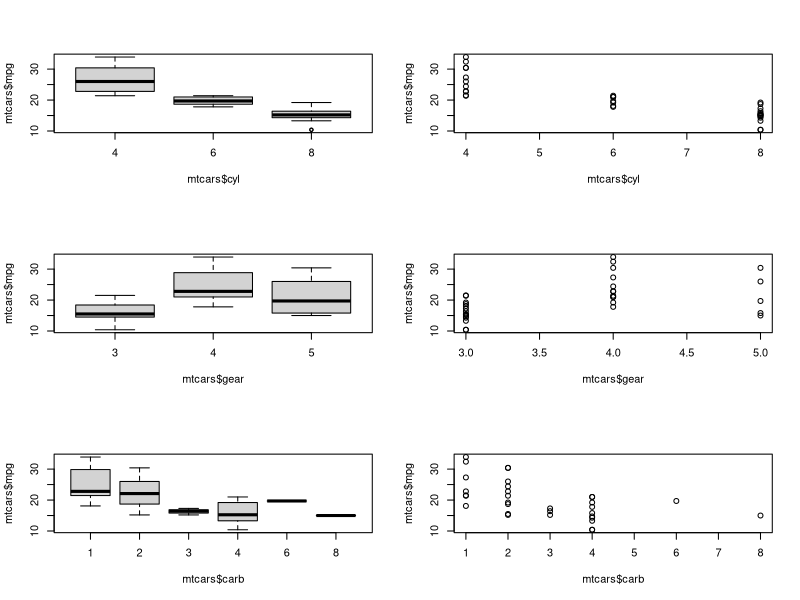
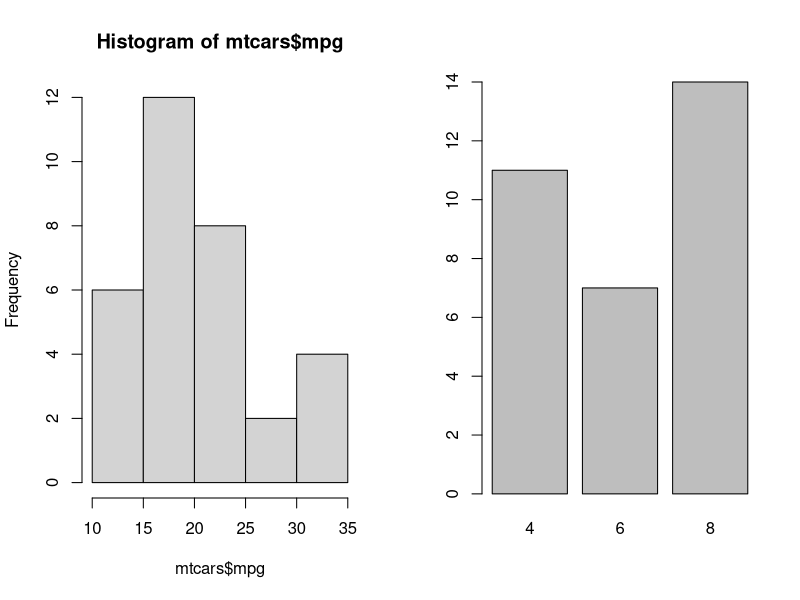
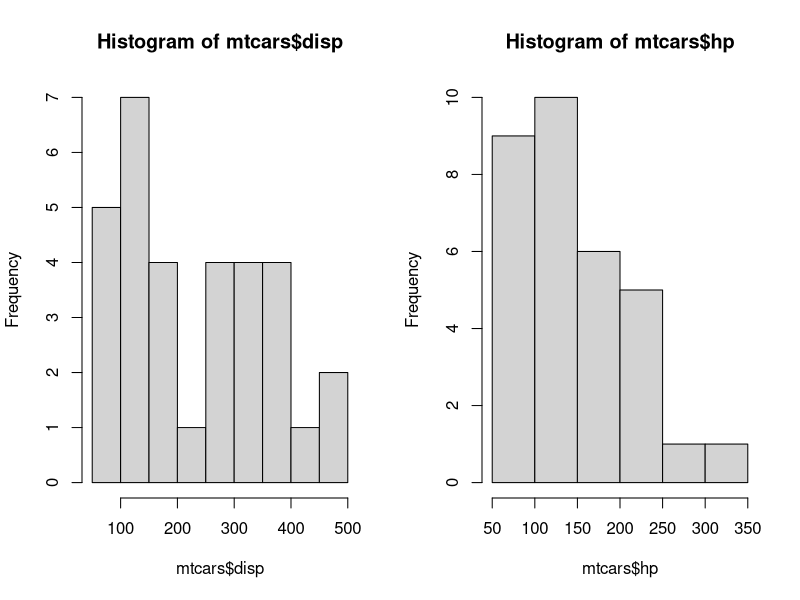
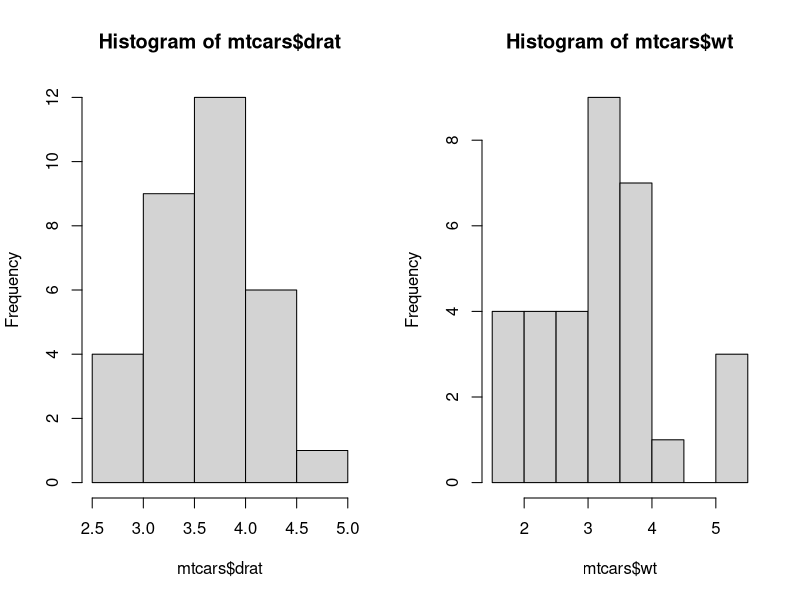
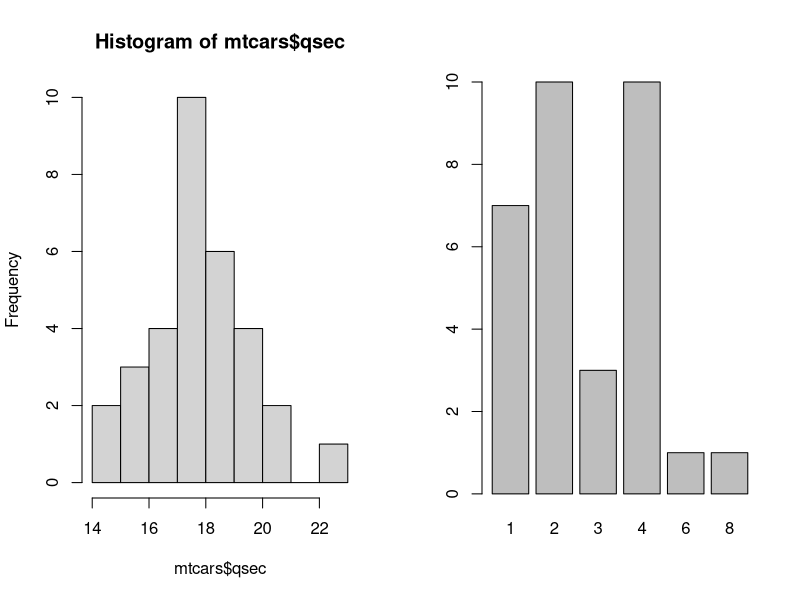
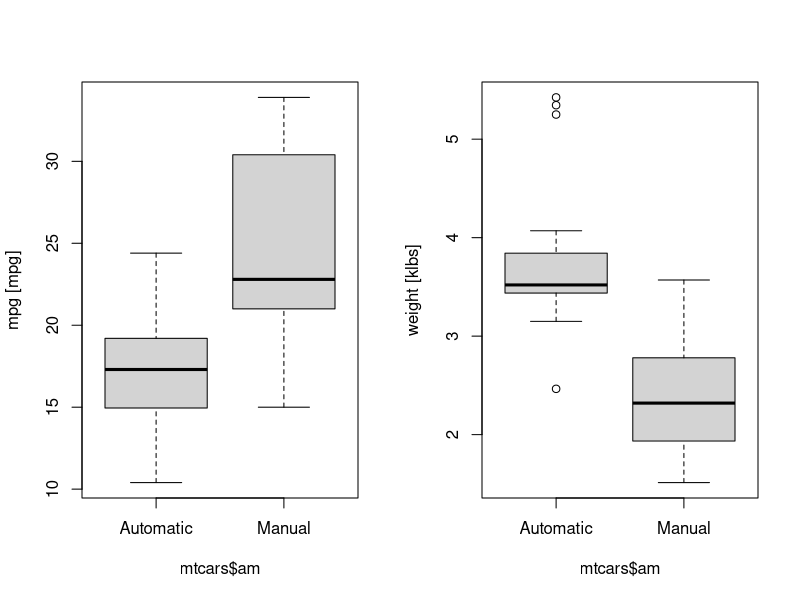
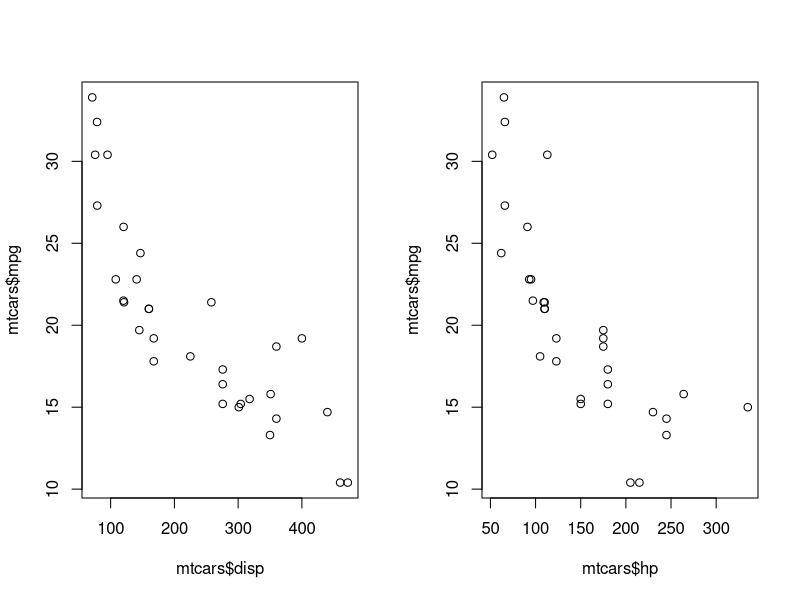
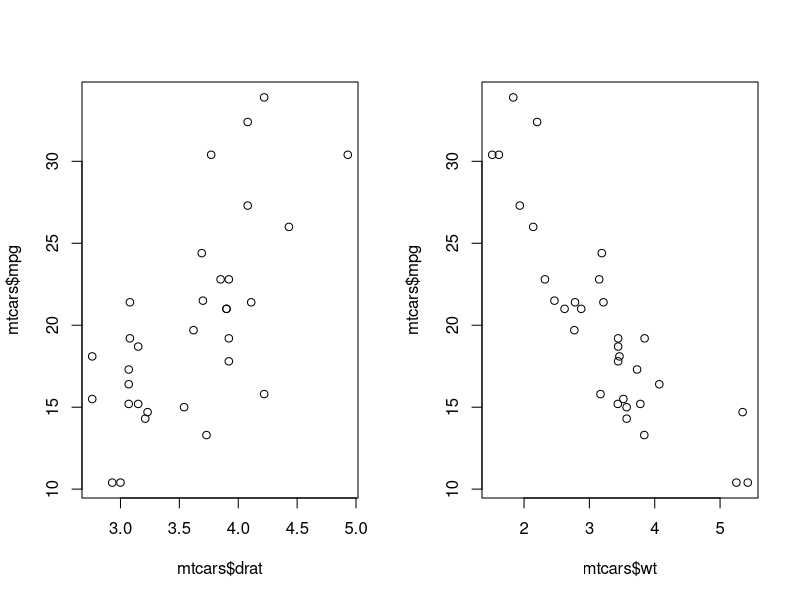

Generate these figures, in order, with R:
## ---- chunk 1

knitr::opts_chunk$set(echo = TRUE)

# Create a function to fit, summarize, and sort models from input variables
FitAndSortModels <- function(data, response, predictors.unique,
                             predictors.repeat = NULL) {
  # Assembles formulas to be used as input for lm, fits models, displays summary
  # statistics side-by-side, and sorts the result by decreasing adj. R-squared
  #
  # Args:
  #   data: the data set containing the variables, passed to lm
  #   response: A chr vector of the variable to be predicted by the others
  #   predictors.unique: A chr vector of variables to iterate (fit 1 model each)
  #   predictors.repeat: A chr vector of variables to repeat in all models
  #
  # Returns:
  #   A tibble containing the model formulas, model objects, and summary stats
  #
  # First build a vector of formulas from the character vectors of variables
  formula.vector <- MakeLmInput(response = response,
                                predictors.unique = predictors.unique,
                                predictors.repeat = predictors.repeat)
  # Next make a tibble which stores the model results alongside the formulas
  table.1 <- tibble(model.name = formula.vector) %>%
    mutate(model.object = map(model.name, lm, data = data))
  # Next make a tibble which collects summary statistics for each model
  table.2 <- table.1$model.object %>%  # List of the models
    map(GetModelStats) %>%  # Apply function to each element, output as list
    bind_rows()  # Condense the list down to a tibble
  # Lastly bind the two tibbles together and sort by decreasing adj. R-Squared
  result <- bind_cols(table.1, table.2) %>%
    arrange(desc(Ad.R.Squared))
  result  # Return the tibble
}

# Create a function to assemble lm formulas from input varibles
MakeLmInput <- function(response, predictors.unique, predictors.repeat = NULL) {
  # Assembles character vectors into formulas to be used as input for lm
  #
  # Args:
  #   response: A chr vector of the variable to be predicted by the others
  #   predictors.unique: A chr vector of variables to iterate (fit 1 model each)
  #   predictors.repeat: A chr vector of variables to appear in all models
  #
  # Returns:
  #   A character vector of "formulas" which can be coerced into actual
  #   formulas by lm.
  #
  # The pasting is slightly different depending if any variables will be
  # repeated in all the models, the if statement below handles this
  if (is.null(predictors.repeat)) {
    repeated.portion <- paste(response, "~") # Looks like "mpg ~"
    separator <- " "  # Additional varible is added to the right with a space
  } else {
    repeated.portion <- paste(predictors.repeat, collapse = " + ") %>%
      paste(response, ., sep = " ~ ")  # Looks like "mpg ~ var"
    separator <- " + "  # Additonal variable is added to the right with "+"
  }
  # The variables are pasted below, the repeated portion is recycled for each of
  # the unique predictors. The output vector has length(predictors.unique)
  paste(repeated.portion, predictors.unique, sep = separator)
}

# Create a function to collect summary statistics for an individual model object
GetModelStats <- function(model) {
  # Returns a tibble of stats for given model object
  #
  # Args:
  #   model: an object containing results returned by a model function (e.g. lm)
  #
  # Returns:
  #   A tibble object of the R-Squared, Adj. R-Squared, and p-value of the model
  tibble(R.Squared = summary(model)$r.squared,
         Ad.R.Squared = summary(model)$adj.r.squared,
         model.pvalue = anova(model)$`Pr(>F)`[[1]])  # Easier to get from anova
}

## ---- chunk 2

# Messages suppressed for this code chunk
library(datasets)  # For the mtcars data
library(tidyverse)
library(car)  # For the VIF function

# Load and view some information about the data
data("mtcars")
mtcars <- as_tibble(mtcars, rownames = "vehicle")  # Put row names in a column
str(mtcars)  # Check structure, all numeric besides vehicle names

## ---- chunk 3

# Figure output is suppressed in this code chunk
# Check if the discrete variables should be treated as numeric or categorical
par(mfrow = c(3, 2))  # Setup plot space
boxplot(mtcars$mpg ~ mtcars$cyl)
plot(mtcars$mpg ~ mtcars$cyl)  # Only three levels, but decreases mostly linear
boxplot(mtcars$mpg ~ mtcars$gear)
plot(mtcars$mpg ~ mtcars$gear)  # Only three levels, shaped like inverted V
boxplot(mtcars$mpg ~ mtcars$carb)
plot(mtcars$mpg ~ mtcars$carb)  # Six levels, and decreasing somewhat linearly
# Based on the checks above, cyl and carb will be treated as numeric and gear
# will be treated as categorical

# Proceed with converting data types
mtcars <- mtcars %>%
  mutate(vs = as.factor(vs)) %>%
  mutate(am = as.factor(am)) %>%
  mutate(gear = as.factor(gear))

# The vs and am variables are coded with zeros and ones, but it will be easier
# to work with them by the names those values represent:
levels(mtcars$vs) <- c("V-shaped", "Straight")
levels(mtcars$am) <- c("Automatic", "Manual")

## ---- chunk 4

# In this code chunk, text and figure output is suppressed
# Check for NA values and check variation of the variables
summary(mtcars)  # No NA values; also disp, hp, and carb have means > median
par(mfrow = c(1, 2))  # Setup plot space
hist(mtcars$mpg)  # Nothing unusual, fewer cars in 25 bin, could be noise
plot(as.factor(mtcars$cyl))  # Only three possible values: 4, 6, and 8
hist(mtcars$disp)  # Right skew/flat with 4 obs per bin of 50 wide
hist(mtcars$hp)  # Right skew, fewer observations of large hp
hist(mtcars$drat)  # Looks normally distributed
hist(mtcars$wt)  # Only one car with weight between 4k and 5k, and then 3 at 5k
hist(mtcars$qsec)  # Looks normally distributed
# Engine shape is fairly evenly split: 18 & 14 observations each
# Transmission type is faily evenly split: 19 & 13 observations each
# Gear is mostly 3s and 4s, with only 5 observations in the 5 gear category
plot(as.factor(mtcars$carb))  # Nearly all 1s, 2s, and 4s, then 1 each at 6 & 8

## ---- chunk 5

par(mfrow = c(1, 2))  # Setup plot space
boxplot(mtcars$mpg ~ mtcars$am, ylab = "mpg [mpg]")  # mpg vs trans type
boxplot(mtcars$wt ~ mtcars$am, ylab = "weight [klbs]")  # wt vs. trans type

## ---- chunk 6

# In this code chunk figure output is suppressed
# Check the variance inflation factors for all variables 
vifs <- lm(mpg ~ cyl + disp + hp + drat + wt + qsec + vs + am + gear + carb,
           data = mtcars) %>%  # Fit a model of all variables
  vif()  # Apply vif function to the model
vifs[, 1] %>%
  summary() %>%
  print()
rm(vifs)

# Check how mpg varies with the other variables
# It was shown above that mpg decreases with number of cylinders, as expected
plot(mtcars$mpg ~ mtcars$disp)  # Negative slope, to be expected
plot(mtcars$mpg ~ mtcars$hp)  # Negative slope, to be expected
plot(mtcars$mpg ~ mtcars$drat)  # Positively sloped, opposite of expected
plot(mtcars$mpg ~ mtcars$wt)  # Negative slope, very much expected
plot(mtcars$mpg ~ mtcars$qsec)  # Generally positive, faster cars consume more
plot(mtcars$mpg ~ mtcars$vs)  # Straight appears to have a significantly higher
# mpg, but such a strong trend is not expected
# It was shown above that mpg appears higher for manual cars, but this could be
# misleading based on the other factors
# It was shown above that there doesnt appear to be a strong trend with mpg vs
# number of gears, but one isn't really expected either
# It was shown above that there is a negative slope between mpg and carb, but
# such a strong relationship isn't really expected

## ---- chunk 7

# In this code chunk figure output is suppressed
# Exploratory plots of interactions
plot(mtcars$disp ~ mtcars$am)  # Lower for manual, but expected considering wt
plot(mtcars$hp ~ mtcars$disp)  # Positive slope, to be expected
plot(mtcars$hp ~ mtcars$wt)  # Positive slope, to be expected
plot(mtcars$hp ~ mtcars$am)  # Lower for manual but expected if considering wt
plot(mtcars$drat ~ mtcars$am)  # Higher for manual, but again the wt factor
plot(mtcars$qsec ~ mtcars$am)  # Minimal difference, to be expected

## ---- chunk 8

# First check which variable has the strongest relationship with mpg by itself
# Collect all the predictor variables into a character vector
round1.vars <- mtcars %>%
  select(-vehicle, -mpg) %>%  # Drop the non-predictor variables
  names()
# Fit, summarize, and sort a series of models
round1.table <- FitAndSortModels(data = mtcars, response = "mpg",
                                 predictors.unique = round1.vars)
print(round1.table)  # mpg ~ wt is the top model
round1.model <- round1.table$model.object[[1]]  # Store the model object

# Check out the residuals of the mpg ~ wt model
par(mfrow = c(1, 2))  # Setup plot space
hist(residuals(round1.model))  # Right skew, ranges from -4.54 to 6.87
plot(residuals(round1.model) ~ mtcars$wt)  # V shape high at ends low in center
rm(round1.vars, round1.table, round1.model)

